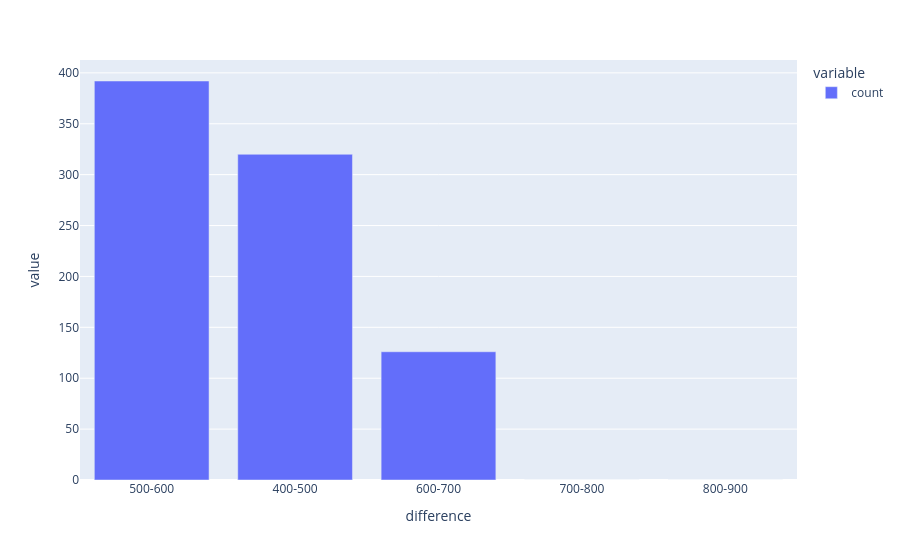

The code cell stored with this chart in its notebook:
### Code cell
fig = px.bar(interval_count)
fig.show()

### Figure 1 — Plotly figure (JSON) as saved in the notebook; plotly's stock layout.template omitted (floating-point values rounded to 4 significant figures)
{"data": [{"hovertemplate": "variable=count<br>difference=%{x}<br>value=%{y}<extra></extra>", "legendgroup": "count", "marker": {"color": "#636efa", "pattern": {"shape": ""}}, "name": "count", "orientation": "v", "showlegend": true, "textposition": "auto", "type": "bar", "x": ["500-600", "400-500", "600-700", "700-800", "800-900"], "xaxis": "x", "y": [392, 320, 126, 0, 0], "yaxis": "y"}], "layout": {"barmode": "relative", "legend": {"title": {"text": "variable"}, "tracegroupgap": 0}, "margin": {"t": 60}, "xaxis": {"anchor": "y", "domain": [0, 1], "title": {"text": "difference"}}, "yaxis": {"anchor": "x", "domain": [0, 1], "title": {"text": "value"}}}}
